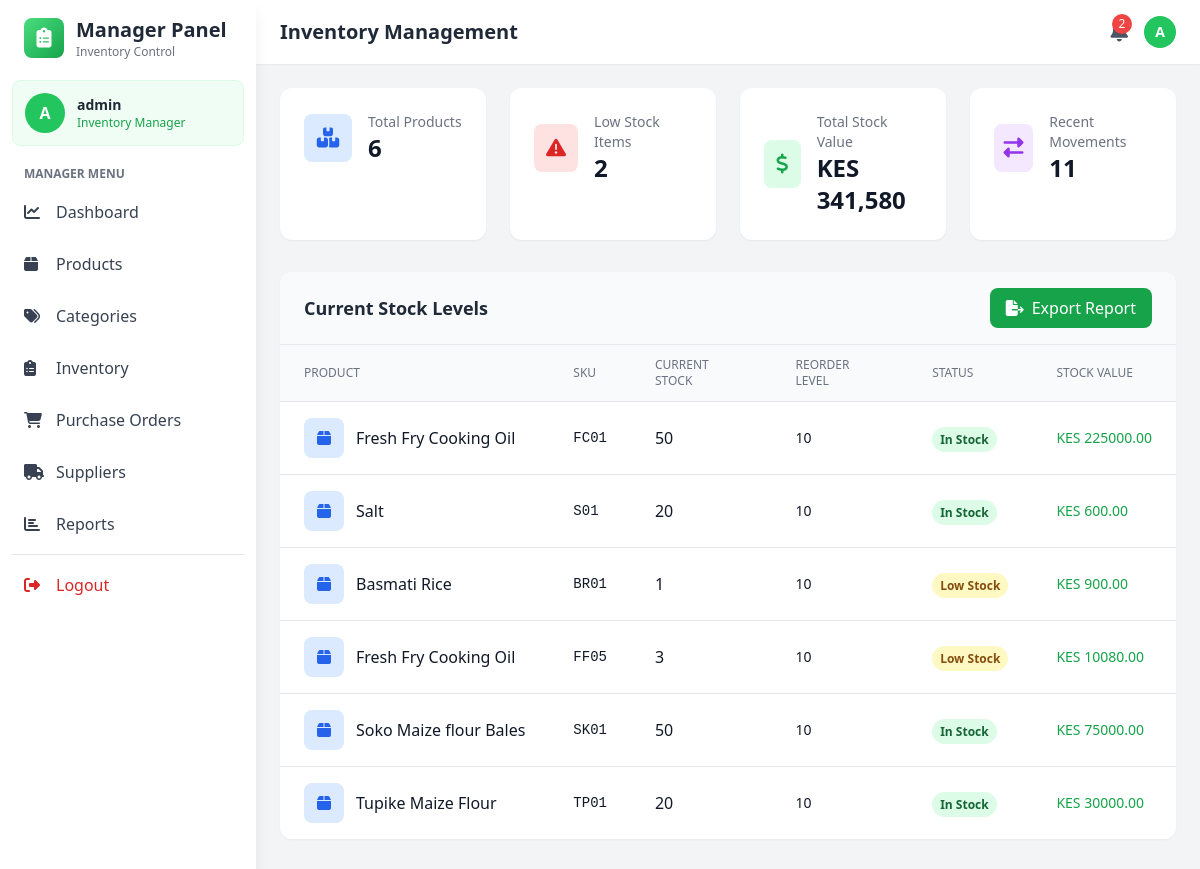
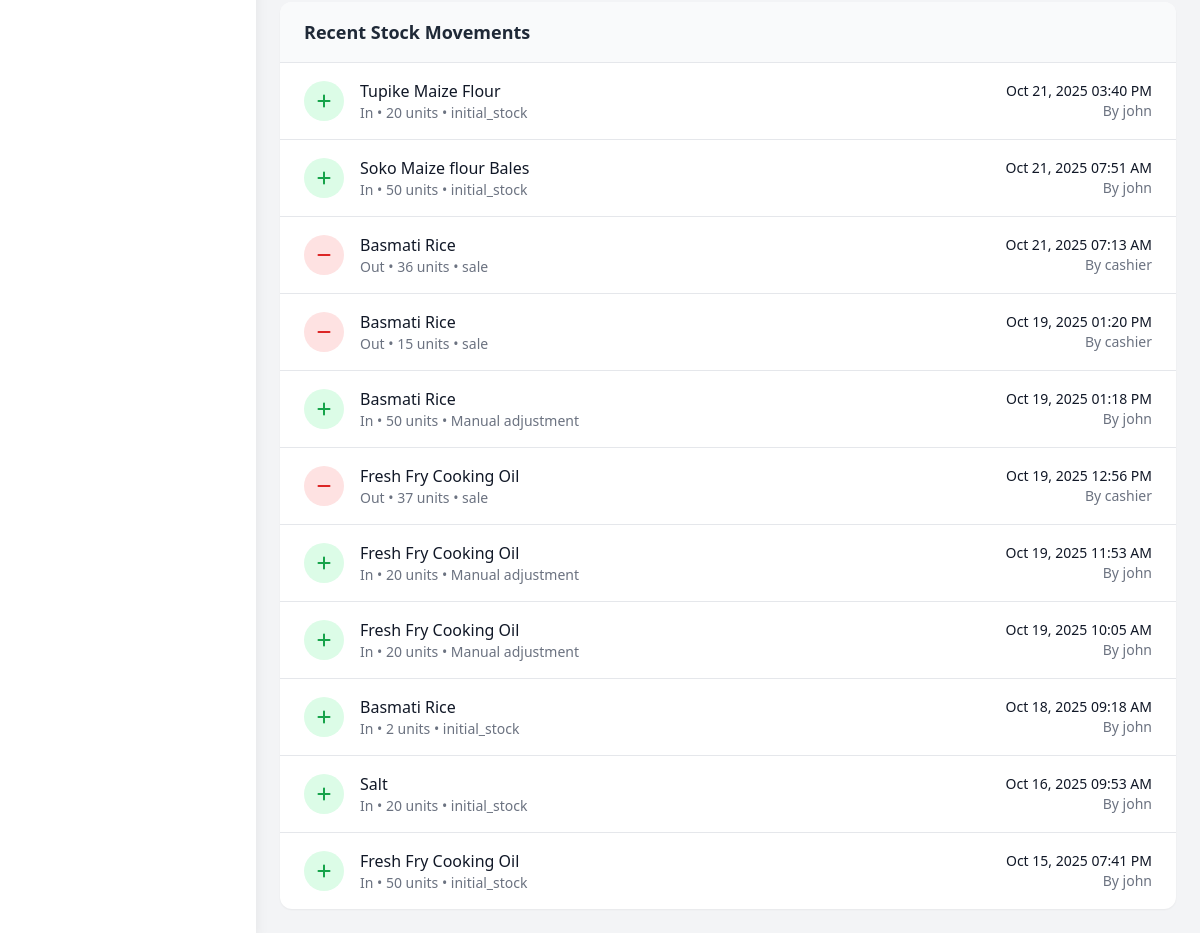
Page /manager/inventory (signed in) on the committed database (2 pictures, top to bottom).
### models.py (models this page shows, shortened)
class User(UserMixin, db.Model):
    __tablename__='users'
    id = db.Column(db.Integer, primary_key=True)
    username = db.Column(db.String(80), unique=True, nullable=False)
    email = db.Column(db.String(120), unique=True, nullable=False)
    password_hash = db.Column(db.String(255), nullable=False)
    role = db.Column(db.String(20), nullable=False)
    is_active = db.Column(db.Boolean, default=True)
    created_at = db.Column(db.DateTime, default=datetime.utcnow)

class Product(db.Model):
    __tablename__ = 'products'
    id = db.Column(db.Integer, primary_key=True)
    name = db.Column(db.String(200), nullable=False)
    sku = db.Column(db.String(50), unique=True, nullable=False)  # Stock code
    description = db.Column(db.Text)
    cost_price = db.Column(db.Float, nullable=False)
    selling_price = db.Column(db.Float, nullable=False)
    quantity = db.Column(db.Integer, default=0)
    reorder_level = db.Column(db.Integer, default=10)
    category_id = db.Column(db.Integer, db.ForeignKey('categories.id'), nullable=False)
    supplier_id = db.Column(db.Integer, db.ForeignKey('suppliers.id'), nullable=False)
    created_at = db.Column(db.DateTime, default=datetime.utcnow)
    updated_at = db.Column(db.DateTime, default=datetime.utcnow, onupdate=datetime.utcnow)
    is_active = db.Column(db.Boolean, default=True)
    image_url = db.Column(db.String(500))  # For Cloudinary image URLs
    unit = db.Column(db.String(50), default='piece')  # piece, kg, liter, pack, box, etc.
    category = db.relationship('Category', backref='products')
    supplier = db.relationship('Supplier', backref='products')

class StockMovement(db.Model):
    __tablename__ = 'stock_movements'
    id = db.Column(db.Integer, primary_key=True)
    product_id = db.Column(db.Integer, db.ForeignKey('products.id'), nullable=False)
    movement_type = db.Column(db.String(20), nullable=False)  # 'in', 'out', 'adjustment'
    quantity = db.Column(db.Integer, nullable=False)
    reason = db.Column(db.String(100))
    user_id = db.Column(db.Integer, db.ForeignKey('users.id'), nullable=False)
    reference_id = db.Column(db.Integer)  # related sale or purchase
    reference_type = db.Column(db.String(20))  # 'sale' or 'purchase_order'
    timestamp = db.Column(db.DateTime, default=datetime.utcnow)
    product = db.relationship('Product', backref='stock_movements')
    user = db.relationship('User', backref='stock_movements')

### app.py (the view)
@app.route('/manager/inventory')
@login_required
def manage_inventory():
    if current_user.role not in ['admin', 'manager']:
        flash('Access denied', 'danger')
        return redirect(url_for('index'))
    products = Product.query.all()
    stock_movements = StockMovement.query.order_by(StockMovement.timestamp.desc()).limit(50).all()
    total_stock_value = sum(p.cost_price * p.quantity for p in products)
    low_stock_count = len([p for p in products if p.quantity <= p.reorder_level])
    return render_template('manager/inventory.html',
                         products=products,
                         stock_movements=stock_movements,
                         total_stock_value=total_stock_value,
                         low_stock_count=low_stock_count)

### app.py (called while the page is built)
@login_manager.user_loader
def load_user(user_id):
    return User.query.get(int(user_id))

### templates/manager/inventory.html (shortened to what this page needs)
<!DOCTYPE html>
<html lang="en">
<head>
    <script src="https://cdn.tailwindcss.com"></script>
    <link rel="stylesheet" href="https://cdnjs.cloudflare.com/ajax/libs/font-awesome/6.4.0/css/all.min.css">
</head>
<body class="bg-gray-100">
    <aside class="fixed top-0 left-0 z-40 w-64 h-screen bg-white shadow-lg">
        <div class="h-full px-3 py-4 overflow-y-auto">
            <div class="flex items-center mb-5 px-3">
                <div class="w-10 h-10 bg-gradient-to-br from-green-400 to-green-600 rounded-lg flex items-center justify-center">
                    <i class="fas fa-clipboard-list text-white text-xl"></i>
                </div>
                <div class="ml-3">
                    <h2 class="text-xl font-bold text-gray-800">Manager Panel</h2>
                    <p class="text-xs text-gray-500">Inventory Control</p>
                </div>
            </div>
            <div class="mb-5 p-3 bg-green-50 rounded-lg border border-green-100">
                <div class="flex items-center space-x-3">
                    <div class="w-10 h-10 bg-green-500 rounded-full flex items-center justify-center text-white font-bold">
                        {{ current_user.username[0].upper() }}
                    </div>
                    <div>
                        <p class="text-sm font-semibold text-gray-800">{{ current_user.username }}</p>
                        <p class="text-xs text-green-600">Inventory Manager</p>
                    </div>
                </div>
            </div>
            <nav class="space-y-2">
                <p class="px-3 text-xs font-semibold text-gray-500 uppercase mb-2">Manager Menu</p>
                <a href="{{ url_for('manager_dashboard') }}" class="nav-item flex items-center px-3 py-2.5 text-gray-700 rounded-lg">
                    <i class="fas fa-chart-line w-5"></i><span class="ml-3">Dashboard</span>
                </a>
                <a href="{{ url_for('manage_products') }}" class="nav-item flex items-center px-3 py-2.5 text-gray-700 rounded-lg">
                    <i class="fas fa-box w-5"></i><span class="ml-3">Products</span>
                </a>
                <a href="{{ url_for('manage_categories') }}" class="nav-item flex items-center px-3 py-2.5 text-gray-700 rounded-lg">
                    <i class="fas fa-tags w-5"></i><span class="ml-3">Categories</span>
                </a>
                <a href="{{ url_for('manage_inventory') }}" class="nav-item active flex items-center px-3 py-2.5 text-gray-700 rounded-lg">
                    <i class="fas fa-clipboard-list w-5"></i><span class="ml-3">Inventory</span>
                </a>
                <a href="{{ url_for('manage_purchase_orders') }}" class="nav-item flex items-center px-3 py-2.5 text-gray-700 rounded-lg">
                    <i class="fas fa-shopping-cart w-5"></i>
                    <span class="ml-3">Purchase Orders</span>
                </a>
                <a href="{{ url_for('manage_sup') }}"
                    class="nav-item flex items-center px-3 py-2.5 text-gray-700 rounded-lg">
                    <i class="fas fa-truck w-5"></i>
                    <span class="ml-3">Suppliers</span>
                </a>
                <a href="{{ url_for('manage_reports') }}"  class="nav-item flex items-center px-3 py-2.5 text-gray-700 rounded-lg">
                    <i class="fas fa-chart-bar w-5"></i>
                    <span class="ml-3">Reports</span>
                </a>
                <hr class="my-3 border-gray-200">
                <a href="{{ url_for('logout') }}" class="nav-item flex items-center px-3 py-2.5 text-red-600 rounded-lg hover:bg-red-50">
                    <i class="fas fa-sign-out-alt w-5"></i><span class="ml-3">Logout</span>
                </a>
            </nav>
        </div>
    </aside>
    <div class="ml-64">
        <header class="bg-white shadow-sm sticky top-0 z-30">
            <div class="flex items-center justify-between px-6 py-4">
                <h1 class="text-xl font-semibold text-gray-800">Inventory Management</h1>
                <div class="flex items-center space-x-4">
                    <button class="relative text-gray-600 hover:text-gray-800">
                        {% if low_stock_count > 0 %}
                        <span class="absolute -top-1 -right-1 bg-red-500 text-white text-xs w-5 h-5 rounded-full flex items-center justify-center">{{ low_stock_count }}</span>
                        {% endif %}
                    </button>
                    <div class="w-8 h-8 bg-green-500 rounded-full flex items-center justify-center text-white font-bold text-sm">
                        {{ current_user.username[0].upper() }}
                    </div>
                </div>
            </div>
        </header>
        <main class="p-6">
            <div class="grid grid-cols-1 md:grid-cols-4 gap-6 mb-8">
                <div class="bg-white rounded-xl shadow-sm p-6">
                    <div class="flex items-center">
                        <div class="w-12 h-12 bg-blue-100 rounded-lg flex items-center justify-center mr-4">
                            <i class="fas fa-boxes text-blue-600 text-xl"></i>
                        </div>
                        <div>
                            <p class="text-gray-500 text-sm">Total Products</p>
                            <p class="text-2xl font-bold text-gray-900">{{ products|length }}</p>
                        </div>
                    </div>
                </div>
                <div class="bg-white rounded-xl shadow-sm p-6">
                    <div class="flex items-center">
                        <div class="w-12 h-12 bg-red-100 rounded-lg flex items-center justify-center mr-4">
                            <i class="fas fa-exclamation-triangle text-red-600 text-xl"></i>
                        </div>
                        <div>
                            <p class="text-gray-500 text-sm">Low Stock Items</p>
                            <p class="text-2xl font-bold text-gray-900">{{ low_stock_count }}</p>
                        </div>
                    </div>
                </div>
                <div class="bg-white rounded-xl shadow-sm p-6">
                    <div class="flex items-center">
                        <div class="w-12 h-12 bg-green-100 rounded-lg flex items-center justify-center mr-4">
                            <i class="fas fa-dollar-sign text-green-600 text-xl"></i>
                        </div>
                        <div>
                            <p class="text-gray-500 text-sm">Total Stock Value</p>
                            <p class="text-2xl font-bold text-gray-900">KES {{ "{:,.0f}".format(total_stock_value) }}</p>
                        </div>
                    </div>
                </div>
                <div class="bg-white rounded-xl shadow-sm p-6">
                    <div class="flex items-center">
                        <div class="w-12 h-12 bg-purple-100 rounded-lg flex items-center justify-center mr-4">
                            <i class="fas fa-exchange-alt text-purple-600 text-xl"></i>
                        </div>
                        <div>
                            <p class="text-gray-500 text-sm">Recent Movements</p>
                            <p class="text-2xl font-bold text-gray-900">{{ stock_movements|length }}</p>
                        </div>
                    </div>
                </div>
            </div>
            <div class="bg-white rounded-xl shadow-sm overflow-hidden mb-8">
                <div class="px-6 py-4 border-b border-gray-200 bg-gray-50">
                    <div class="flex justify-between items-center">
                        <h3 class="text-lg font-semibold text-gray-800">Current Stock Levels</h3>
                        <button class="bg-green-600 hover:bg-green-700 text-white px-4 py-2 rounded-lg flex items-center">
                            <i class="fas fa-file-export mr-2"></i> Export Report
                        </button>
                    </div>
                </div>
                <table class="min-w-full divide-y divide-gray-200">
                    <thead class="bg-gray-50">
                        <tr>
                            <th class="px-6 py-3 text-left text-xs font-medium text-gray-500 uppercase">Product</th>
                            <th class="px-6 py-3 text-left text-xs font-medium text-gray-500 uppercase">SKU</th>
                            <th class="px-6 py-3 text-left text-xs font-medium text-gray-500 uppercase">Current Stock</th>
                            <th class="px-6 py-3 text-left text-xs font-medium text-gray-500 uppercase">Reorder Level</th>
                            <th class="px-6 py-3 text-left text-xs font-medium text-gray-500 uppercase">Status</th>
                            <th class="px-6 py-3 text-left text-xs font-medium text-gray-500 uppercase">Stock Value</th>
                        </tr>
                    </thead>
                    <tbody class="bg-white divide-y divide-gray-200">
                        {% for product in products %}
                        <tr class="hover:bg-gray-50">
                            <td class="px-6 py-4 whitespace-nowrap">
                                <div class="flex items-center">
                                    <div class="w-10 h-10 bg-blue-100 rounded-lg flex items-center justify-center mr-3">
                                        <i class="fas fa-box text-blue-600"></i>
                                    </div>
                                    <div class="font-medium text-gray-900">{{ product.name }}</div>
                                </div>
                            </td>
                            <td class="px-6 py-4 whitespace-nowrap text-sm text-gray-900 font-mono">{{ product.sku }}</td>
                            <td class="px-6 py-4 whitespace-nowrap">
                                <span class="font-medium text-gray-900">{{ product.quantity }}</span>
                            </td>
                            <td class="px-6 py-4 whitespace-nowrap text-sm text-gray-900">{{ product.reorder_level }}</td>
                            <td class="px-6 py-4 whitespace-nowrap">
                                {% if product.quantity == 0 %}
                                <span class="px-2 py-1 text-xs font-semibold rounded-full bg-red-100 text-red-800">Out of Stock</span>
                                {% elif product.quantity <= product.reorder_level %}
                                <span class="px-2 py-1 text-xs font-semibold rounded-full bg-yellow-100 text-yellow-800">Low Stock</span>
                                {% else %}
                                <span class="px-2 py-1 text-xs font-semibold rounded-full bg-green-100 text-green-800">In Stock</span>
                                {% endif %}
                            </td>
                            <td class="px-6 py-4 whitespace-nowrap text-sm font-medium text-green-600">
                                KES {{ "%.2f"|format(product.cost_price * product.quantity) }}
                            </td>
                        </tr>
                        {% endfor %}
                    </tbody>
                </table>
            </div>
            <div class="bg-white rounded-xl shadow-sm overflow-hidden">
                <div class="px-6 py-4 border-b border-gray-200 bg-gray-50">
                    <h3 class="text-lg font-semibold text-gray-800">Recent Stock Movements</h3>
                </div>
                <div class="divide-y divide-gray-200">
                    {% for movement in stock_movements %}
                    <div class="px-6 py-4 flex items-center justify-between hover:bg-gray-50">
                        <div class="flex items-center space-x-4">
                            <div class="w-10 h-10 rounded-full flex items-center justify-center
                                {% if movement.movement_type == 'in' %}bg-green-100 text-green-600
                                {% else %}bg-red-100 text-red-600{% endif %}">
                                <i class="fas fa-{% if movement.movement_type == 'in' %}plus{% else %}minus{% endif %}"></i>
                            </div>
                            <div>
                                <p class="font-medium text-gray-900">{{ movement.product.name }}</p>
                                <p class="text-sm text-gray-500">
                                    {{ movement.movement_type|title }} • {{ movement.quantity }} units • {{ movement.reason }}
                                </p>
                            </div>
                        </div>
                        <div class="text-right">
                            <p class="text-sm font-medium text-gray-900">{{ movement.timestamp.strftime('%b %d, %Y %I:%M %p') }}</p>
                            <p class="text-sm text-gray-500">By {{ movement.user.username }}</p>
                        </div>
                    </div>
                    {% else %}
                    <div class="px-6 py-8 text-center text-gray-500">
                        <i class="fas fa-exchange-alt text-4xl mb-3 text-gray-300"></i>
                        <p>No stock movements recorded yet</p>
                    </div>
                    {% endfor %}
                </div>
            </div>
        </main>
    </div>
</body>
</html>

### rows in the picture
User: username "A", username "admin"
Product: name "Fresh Fry Cooking Oil", sku "FC01", quantity "50", reorder_level "10", shows "In Stock", product.cost_price*product.quantity "225000.00"
Product: name "Salt", sku "S01", quantity "20", reorder_level "10", shows "In Stock", product.cost_price*product.quantity "600.00"
Product: name "Basmati Rice", sku "BR01", quantity "1", reorder_level "10", shows "Low Stock", product.cost_price*product.quantity "900.00"
Product: name "Fresh Fry Cooking Oil", sku "FF05", quantity "3", reorder_level "10", shows "Low Stock", product.cost_price*product.quantity "10080.00"
Product: name "Soko Maize flour Bales", sku "SK01", quantity "50", reorder_level "10", shows "In Stock", product.cost_price*product.quantity "75000.00"
Product: name "Tupike Maize Flour", sku "TP01", quantity "20", reorder_level "10", shows "In Stock", product.cost_price*product.quantity "30000.00"
StockMovement: product.name "Tupike Maize Flour", movement_type "In", quantity "20", reason "initial_stock", timestamp "Oct 21, 2025 03:40 PM", user.username "john"
StockMovement: product.name "Soko Maize flour Bales", movement_type "In", quantity "50", reason "initial_stock", timestamp "Oct 21, 2025 07:51 AM", user.username "john"
StockMovement: product.name "Basmati Rice", movement_type "Out", quantity "36", reason "sale", timestamp "Oct 21, 2025 07:13 AM", user.username "cashier"
StockMovement: product.name "Basmati Rice", movement_type "Out", quantity "15", reason "sale", timestamp "Oct 19, 2025 01:20 PM", user.username "cashier"
StockMovement: product.name "Basmati Rice", movement_type "In", quantity "50", reason "Manual adjustment", timestamp "Oct 19, 2025 01:18 PM", user.username "john"
StockMovement: product.name "Fresh Fry Cooking Oil", movement_type "Out", quantity "37", reason "sale", timestamp "Oct 19, 2025 12:56 PM", user.username "cashier"
StockMovement: product.name "Fresh Fry Cooking Oil", movement_type "In", quantity "20", reason "Manual adjustment", timestamp "Oct 19, 2025 11:53 AM", user.username "john"
StockMovement: product.name "Fresh Fry Cooking Oil", movement_type "In", quantity "20", reason "Manual adjustment", timestamp "Oct 19, 2025 10:05 AM", user.username "john"
StockMovement: product.name "Basmati Rice", movement_type "In", quantity "2", reason "initial_stock", timestamp "Oct 18, 2025 09:18 AM", user.username "john"
StockMovement: product.name "Salt", movement_type "In", quantity "20", reason "initial_stock", timestamp "Oct 16, 2025 09:53 AM", user.username "john"
StockMovement: product.name "Fresh Fry Cooking Oil", movement_type "In", quantity "50", reason "initial_stock", timestamp "Oct 15, 2025 07:41 PM", user.username "john"

### other values in the picture
{{ low_stock_count }} "2"
{{ products|length }} "6"
{{ "{:,.0f}".format(total_stock_value) }} "341,580"
{{ stock_movements|length }} "11"
